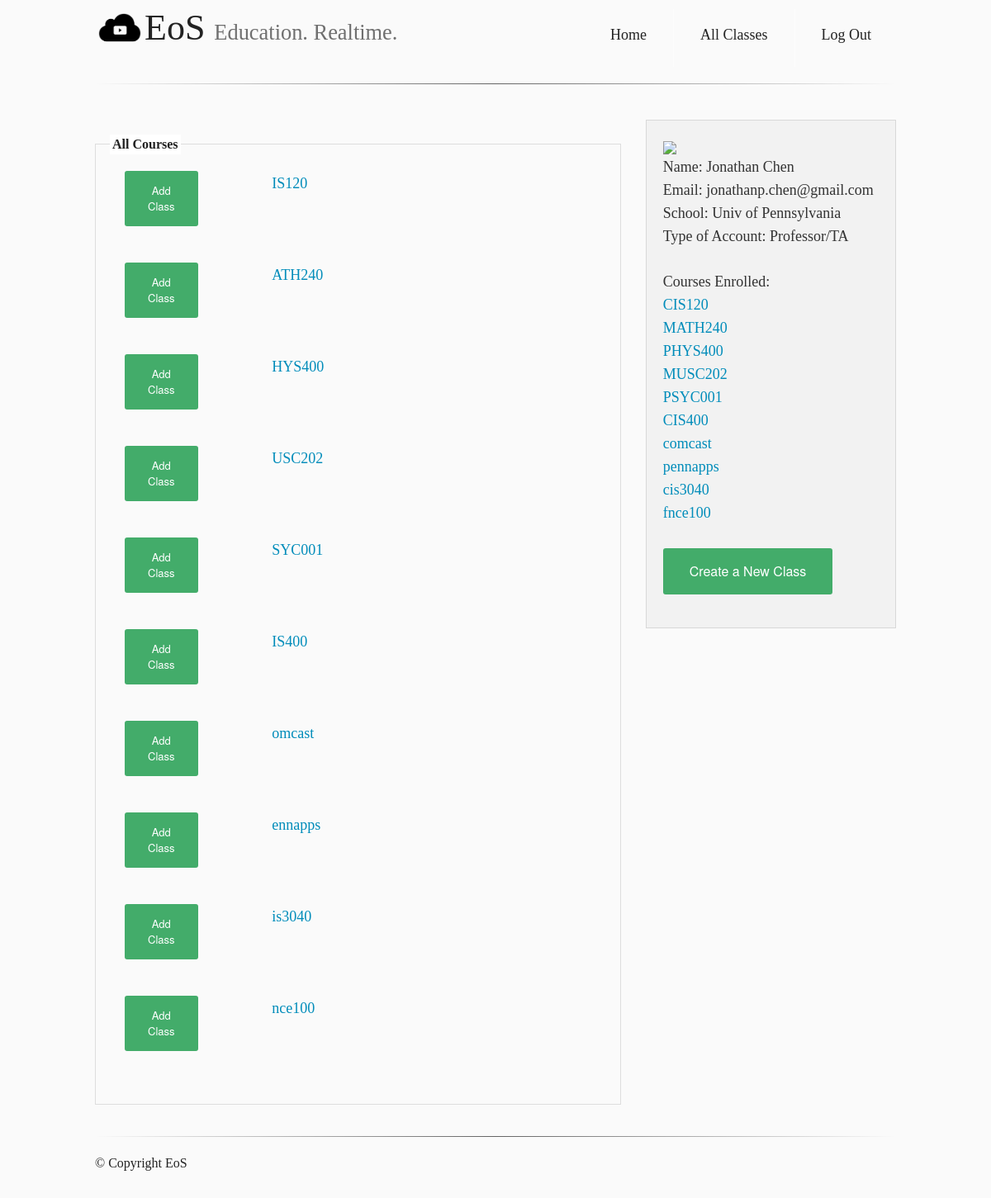
Screenshot of /allclasses (signed in) with the database file from the repository.
### tables this page shows
CREATE TABLE users (
  name text not null,
  hash text not null,
  email text not null,
  school text not null,
  prof integer not null,
  courses text
);

CREATE TABLE courses (
  id integer primary key autoincrement,
  name text not null,
  cap integer
);

### server.py (the view)
@app.route("/allclasses")
def allclasses():
    if not 'email' in session:
        flash("Please log in to view content.")
        return redirect(url_for('index'))
    else:
        q = g.db.execute('SELECT * FROM USERS WHERE email= \"' + session['email'] + '\"')
        session['courses'] = q.fetchone()[5]
    r = g.db.execute('SELECT name FROM COURSES')
    courselist = [str(x)[3:-3] for x in r.fetchall()]
    mycourses = session['courses'].split('|')[1:-1]
    if not len(mycourses):
        mycourses = None
    return render_template('showall.html', email=session['email'], name=session['name'], school=session['school'], account=session['type'], is_prof = session['is_prof'], courses=courselist, mycourses=mycourses)

### server.py (called while the page is built)
@app.before_request
def before_request():
    g.db = connect_db()

@app.teardown_request
def teardown_request(exception):
    db = getattr(g, 'db', None)
    if db is not None:
        db.close()

def connect_db():
    return sqlite3.connect(app.config['DATABASE'])

### templates/showall.html (shortened to what this page needs)
<!doctype html>
<html>
  <head>
    <link rel=stylesheet type=text/css href="{{ url_for('static', filename='css/foundation.css') }}">
    <link rel=stylesheet type=text/css href="{{ url_for('static', filename='css/layout.css') }}">
    <link rel=stylesheet type=javascript href="{{ url_for('static', filename='js/vendor/jquery.js') }}">
    <link rel=stylesheet type=javascript href="{{ url_for('static', filename='js/foundation.min.js') }}">
    <link rel=stylesheet type=javascript href="{{ url_for('static', filename='js/vendor/modernizr.js') }}">
  </head>
  <body>
        <div class="content">
            <div class="row">
              <div class="large-12 columns">
                <div class="nav-bar right">
                 <ul class="button-group">
                   <li><a href="/dashboard" class="button"><h5>Home</h5></a></li>
                   <li><a href="/allclasses" class="button"><h5>All Classes</h5></a></li>
                   <li><a href="/logout" class="button"><h5>Log Out</h5></a></li>
                  </ul>
                </div>
                <h1><img src="{{ url_for('static', filename='logo.png') }}" style="width: 60px;"/>EoS <small>Education. Realtime.</small></h1>
                <hr />
              </div>
            </div>
      <div class="row">
            <br/>
          </div>
    <div class="large-12 columns">
  <div class="row">
        <div class="large-8 columns">
          <fieldset>
          <legend>All Courses</legend>
              <div class="large-6 columns" id="myClasses">
              {% for course in courses %}
              <div class="row">
                <div class="large-12 columns">
                  <div class="row collapse">
                    <div class="small-2 columns">
                      {% if not mycourses %}
                          <div class="row">
                              <button class="add button postfix radius success" onclick="addClass('{{course}}')" value={{course}}>Add Class</button>
                            </div>
                      {% else %}
                        {% if course not in mycourses %}
                                <button class="add button radius small success" onclick="addClass('{{course}}')" value={{course}}>Add Class</button>
                        {% else %}
                                <button class="add button radius small alert">Enrolled</button>
                        {% endif %}
                      {% endif %}
                    </div>
                    <div class="small-4 columns">
                      <h5 class="title"><a href=/class/{{ course }}> {{ course }} </a></h5>
                    </div>
                  </div>
                </div>
              </div>
              {% endfor %}
          </div>
          </fieldset>
        </div>
        <div class="large-4 columns ">
          <div class="panel">
            <a href="#"><img src="http://braddyc.files.wordpress.com/2011/09/penguin.png" /></a>
            <h5>Name: {{ name }} </h5>
            <h5>Email: {{ email }} </h5>
            <h5>School: {{ school }} </h5>
            <h5>Type of Account: {{ account }} </h5>
              <br/><div class="section-container vertical-nav" data-section data-options="deep_linking: false; one_up: true">
              <h5>Courses Enrolled: </h5>
              {% if mycourses %}
                {% for course in mycourses %}
                  <section class="section">
                    <h5 class="title"><a href=/class/{{ course }}> {{ course }} </a></h5>
                  </section>
                {% endfor %}
              {% endif %}
              {% if session.is_prof %}
              <br><button class="button radius success" onclick="createClass()">Create a New Class</button>
              {% endif %}
            </div>
          </div>
        </div>
        </div>
      </div>
      </div>
      <footer class="row">
        <div class="large-12 columns">
          <hr />
          <div class="row">
            <div class="large-6 columns">
              <p>© Copyright EoS</p>
            </div>
          </div>
        </div>
      </footer>
    <link rel=stylesheet type=javascript href="{{ url_for('static', filename='js/vendor/jquery.js') }}">
    <link rel=stylesheet type=javascript href="{{ url_for('static', filename='js/foundation.min.js') }}">
  </body>
</html>

### static/css/layout.css (style rules this page uses)
body { font-family: "MP"; }
h1 { font-family: "Archer-b"; }
h2, h3, h4, h5, h6, a { font-family: "MP-cond"; }
body { background-color: rgba(0, 0, 0, 0.02); }
.button-group li { padding-top: 3%; }
.button-group a { color: rgba(0, 0, 0, 1); background-color: transparent; }
.button-group { float: none; }
@media only screen and (min-width: 40.063em) { .button-group { float: right; } }
hr { border: 0; height: 1px; background-image: -webkit-linear-gradient(left, rgba(0,0,0,0), rgba(0,0,0,0.75), rgba(0,0,0,0)); background-image: -moz-linear-gradient(left, rgba(0,0,0,0), rgba(0,0,0,0.75), rgba(0,0,0,0)); background-image: -ms-linear-gradient(left, rgba(0,0,0,0), rgba(0,0,0,0.75), rgba(0,0,0,0)); background-image: -o-linear-gradient(left, rgba(0,0,0,0), rgba(0,0,0,0.75), rgba(0,0,0,0)); opacity: 0.8; }
footer { padding: 80px 0 10px 0; }

### rows the page displays
users: name "Jonathan Chen", email "jonathanp.chen@gmail.com", school "Univ of Pennsylvania"
courses: name "CIS120"
courses: name "MATH240"
courses: name "PHYS400"
courses: name "MUSC202"
courses: name "PSYC001"
courses: name "CIS400"
courses: name "comcast"
courses: name "pennapps"
courses: name "cis3040"
courses: name "fnce100"

### other values shown
{{ course }} "IS120" "ATH240" "HYS400" "USC202" "SYC001" "IS400" "omcast" "ennapps" "is3040" "nce100"
{{ account }} "Professor/TA"
